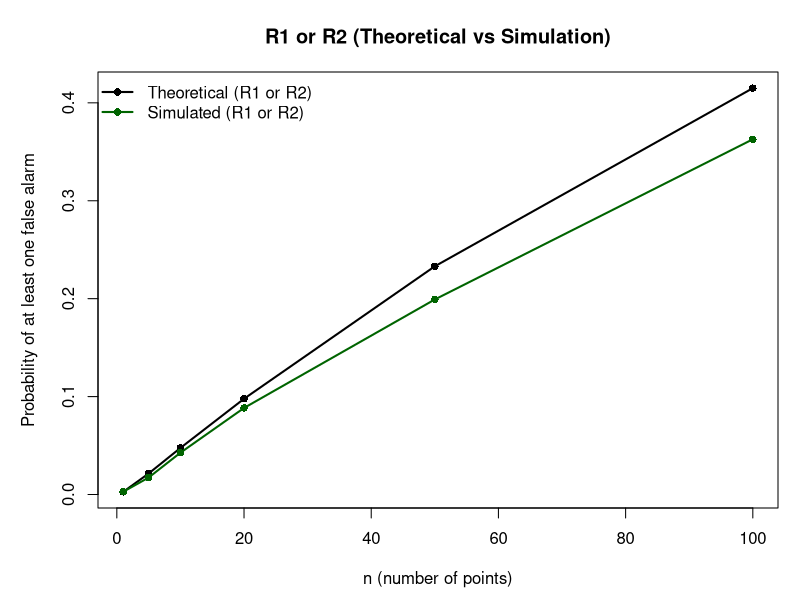

Write R code to recreate this figure.
## ---------- R1 or R2：理論 + 模擬 + 圖表 ----------
set.seed(123)

Phi    <- pnorm
alpha1 <- 2 * (1 - Phi(3))                      # Rule1 單點型一錯誤
pA     <- Phi(-2) - Phi(-3)                     # Zone A（單側）
alpha2 <- 2 * (choose(3,2)*pA^2*(1-pA) + pA^3)  # Rule2 每個3點視窗型一錯誤

# 理論：長度 n 的序列內「至少一次」（R1 or R2）
theory_R1orR2 <- function(n){
  if (n < 3) return(1 - (1 - alpha1)^n)
  1 - ((1 - alpha1)^n) * ((1 - alpha2)^(n - 2))
}

# 規則（模擬用）
rule1 <- function(z) any(abs(z) > 3)
rule2 <- function(z){
  m <- length(z); if (m < 3) return(FALSE)
  A <- (abs(z) >= 2) & (abs(z) < 3)   # Zone A
  s <- sign(z)
  for (i in 1:(m-2)){
    w <- i:(i+2)
    if (sum(A[w] & (s[w] > 0)) >= 2) return(TRUE)  # 上側 ≥2
    if (sum(A[w] & (s[w] < 0)) >= 2) return(TRUE)  # 下側 ≥2
  }
  FALSE
}

# 模擬：同一段序列是否曾被 R1 或 R2 觸發
sim_R1orR2 <- function(n, reps = 10000){
  cnt <- 0L
  for (r in 1:reps){
    z <- rnorm(n)                         # in-control：Z ~ N(0,1)
    if (rule1(z) || rule2(z)) cnt <- cnt + 1L
  }
  cnt / reps
}

# 要評估的 n
ns <- c(1, 5, 10, 20, 50, 100)

# 結果表
res <- data.frame(
  n = ns,
  Theoretical_R1_or_R2 = sapply(ns, theory_R1orR2),
  Simulated_R1_or_R2   = sapply(ns, sim_R1orR2)
)

# 1) 印表（可直接貼到報告）
print(round(res, 6), row.names = FALSE)

# 2) 畫圖（理論 vs 模擬）
par(mar = c(4.5, 4.8, 3.5, 1) + 0.1)
ylim_range <- range(c(res$Theoretical_R1_or_R2, res$Simulated_R1_or_R2))

plot(res$n, res$Theoretical_R1_or_R2,
     type = "o", pch = 16, lwd = 2,
     xlab = "n (number of points)",
     ylab = "Probability of at least one false alarm",
     main = "R1 or R2 (Theoretical vs Simulation)",
     ylim = ylim_range)

lines(res$n, res$Simulated_R1_or_R2,
      type = "o", pch = 16, lwd = 2, col = "darkgreen")

legend("topleft",
       legend = c("Theoretical (R1 or R2)", "Simulated (R1 or R2)"),
       col = c("black", "darkgreen"), lwd = 2, pch = 16, bty = "n")

        